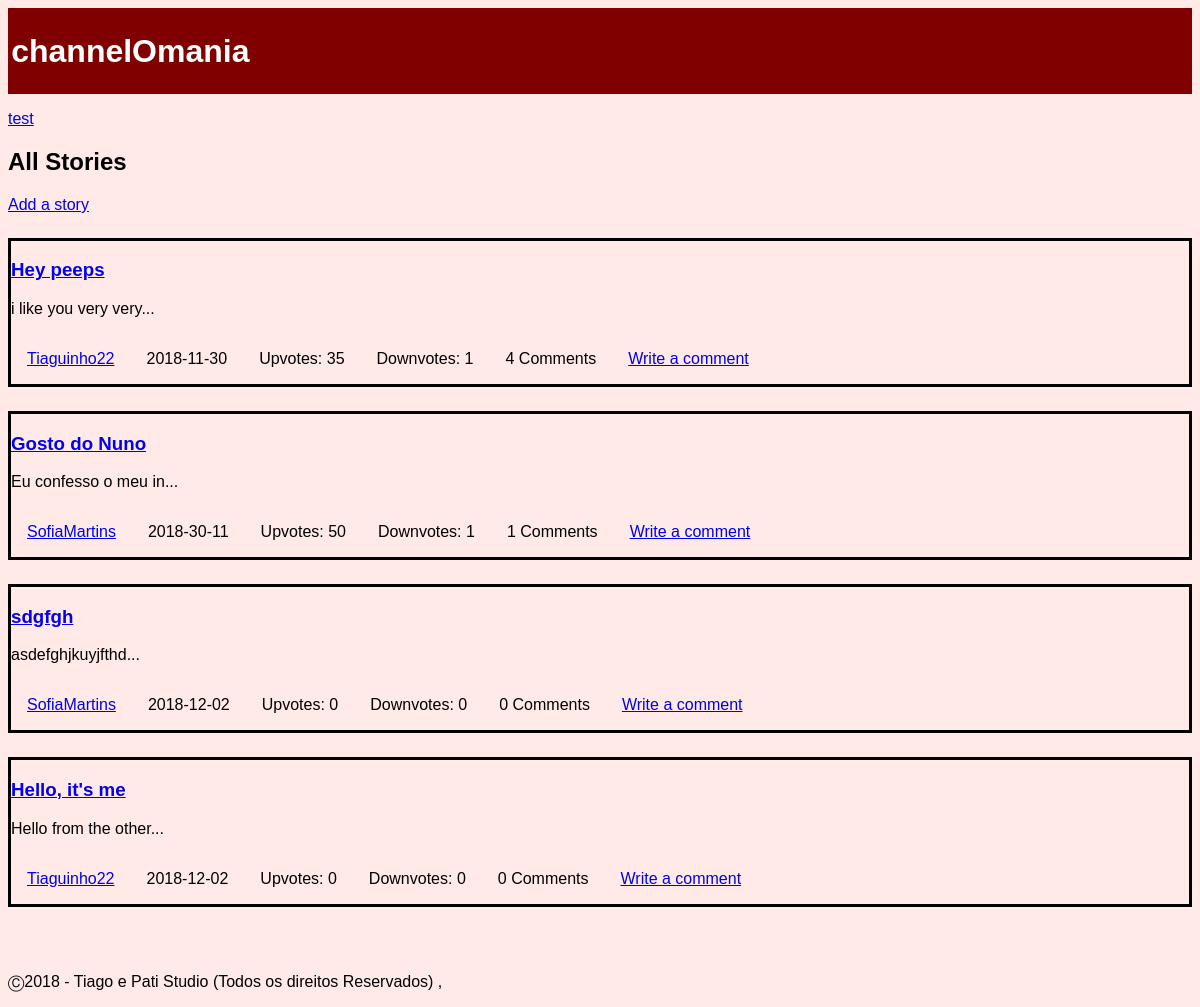
The page /pages/mainpage.php on the database as committed earlier.
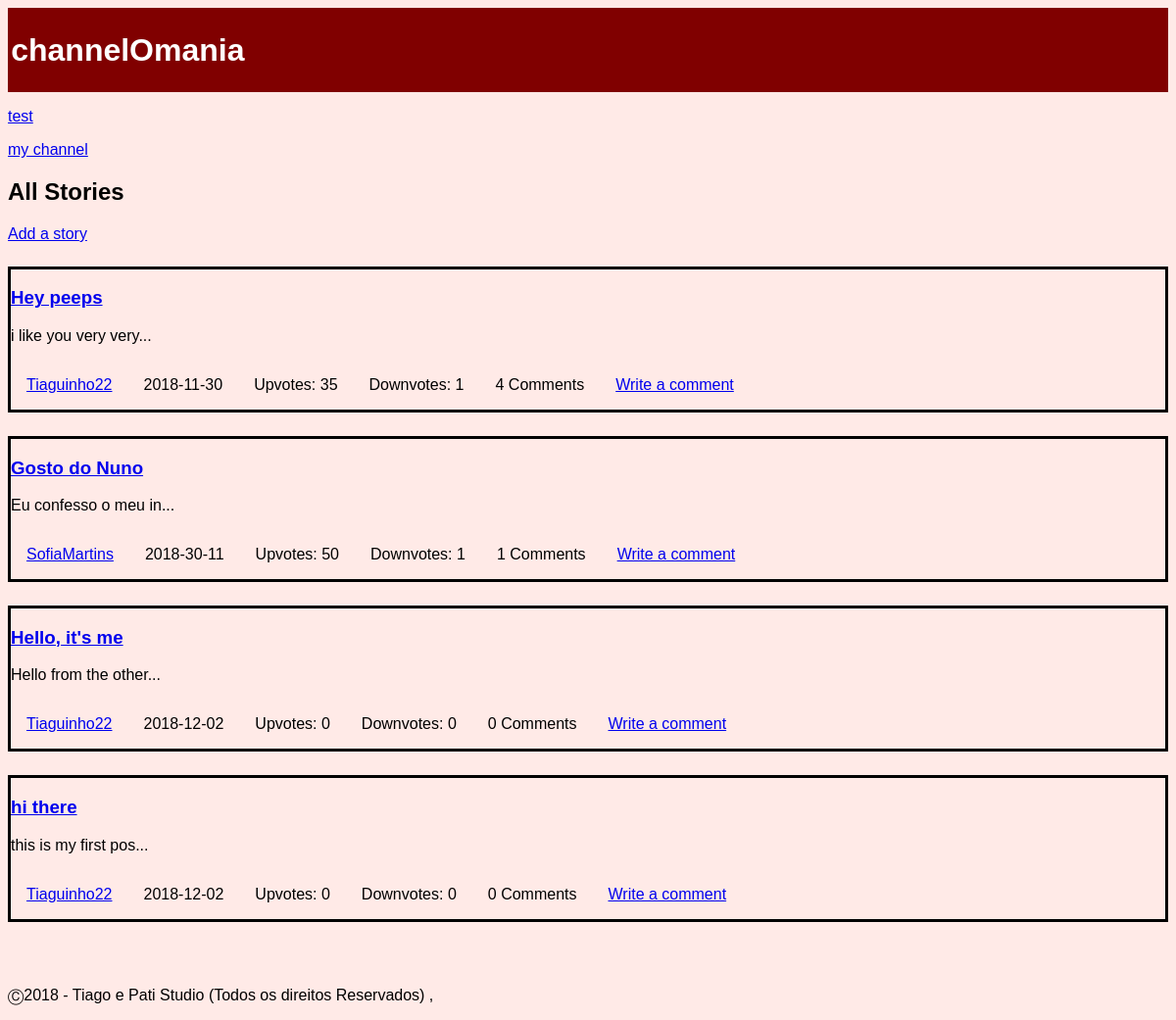
The same page on the database as committed later.
### tables this page shows
CREATE TABLE 'channel'
(
	'ID' INTEGER NOT NULL PRIMARY KEY,
	'name' TEXT NOT NULL,
	'coverImage' TEXT NULL,
	'author' INTEGER NOT NULL,
	CONSTRAINT 'FK_author' FOREIGN KEY ('author') REFERENCES 'user' ('ID') ON DELETE No Action ON UPDATE No Action
);

CREATE TABLE 'story'
(
	'storyID' INTEGER NOT NULL PRIMARY KEY,
	'title' TEXT NOT NULL,
	'content' TEXT NOT NULL,
	'upvotes' INTEGER NOT NULL DEFAULT 0,
	'downvotes' INTEGER NOT NULL DEFAULT 0,
	'author' INTEGER NOT NULL,
	'date' TEXT NOT NULL,
	'channel' INTEGER NOT NULL,
	CONSTRAINT 'FK_author' FOREIGN KEY ('author') REFERENCES 'user' ('ID') ON DELETE No Action ON UPDATE No Action,
	CONSTRAINT 'FK_story_channel' FOREIGN KEY ('channel') REFERENCES 'channel' ('ID') ON DELETE No Action ON UPDATE No Action
);

CREATE TABLE 'user'
(
	'ID' INTEGER NOT NULL PRIMARY KEY AUTOINCREMENT,
	'username' TEXT NOT NULL,
	'email' TEXT NOT NULL,
	'password' TEXT NOT NULL,
	'birth' TEXT ,
	'profilePic' TEXT,
	CONSTRAINT 'username' UNIQUE ('username')
);

### pages/mainpage.php (called while the page is built, shortened)
<?php
  include_once('../database/db_list.php');
  include_once('../templates/tpl_common.php');
  include_once('../templates/tpl_mainpage.php');
  draw_header($_SESSION['username']);
  $storyInfo = listStory();
  draw_mainpage($storyInfo);
  draw_footer();
?>

### database/db_list.php (called while the page is built, shortened)
<?php
function listStory() {
  $db = Database::instance()->db();
  $stmt = $db->prepare('SELECT *,(SELECT COUNT(*) FROM comment WHERE comment.story == storyID) AS n_comments FROM story INNER JOIN user ON user.ID == story.author');
  $stmt->execute();
  return $stmt->fetchAll();
}
function listChannel() {
  $db = Database::instance()->db();
  $stmt = $db->prepare('SELECT * FROM channel');
  $stmt->execute();
  return $stmt->fetchAll();
}
?>

### templates/tpl_mainpage.php (the view, shortened to what this page needs)
<?php function draw_mainpage($storyInfo) { ?>
  <?php $channels = listChannel(); ?>
  <?php foreach($channels as $channel) { ?>
    <p><a href = "../pages/channel.php?channelId=<?php echo($channel['ID']); ?>" ><?php echo($channel['name']); ?></a></p>
  <?php } ?>
  <h2>All Stories</h2>
  <p><a href = "../pages/new_story.php" >Add a story</a></p>
  <?php foreach($storyInfo as $story) { ?>
    <?php draw_story_list_item($story); ?>
  <?php } ?>
<?php } ?>
<?php function draw_story_list_item($story) { ?>
  <section id="story_preview">
    <h3><a href = "../pages/story.php?storyId=<?php echo($story['storyID']); ?>" ><?php echo($story['title']); ?></a></h3>
    <p><?php echo(substr($story['content'],0,20)); ?>...</p>
    <?php draw_story_info($story); ?>
  </section>
<?php } ?>
<?php function draw_story_info($story) { ?>
  <ul>
    <li><a href="../pages/profile.php?userId=<?php echo($story['author']); ?>"><?php echo($story['username']); ?></a></li>
    <li><?php echo($story['date']); ?></li>
    <li class="nUpVote" data-id="<?php echo($story['storyID']); ?>">Upvotes: <?php echo($story['upvotes']); ?></li>
    <li class="nDownVote" data-id="<?php echo($story['storyID']); ?>">Downvotes: <?php echo($story['downvotes']); ?></li>
    <li><?php echo($story['n_comments']); ?> Comments</li>
    <li><a href="../pages/new_comment.php?storyId=<?php echo($story['storyID']); ?>"> Write a comment</a></li>
  </ul>
<?php } ?>

### templates/tpl_common.php (shortened to what this page needs)
<?php function draw_header(){
?>
<!DOCTYPE html>
<html lang="en-US">
  <head>
    <link href="../css/style.css" rel="stylesheet">
  </head>
  <body>
    <header class="header">
      <h1><a href="mainpage.php">channelOmania</a></h1>
    </header>
<?php } ?>
<?php function draw_footer(){
  ?>
  <footer>
    <p>	&#9400;2018 - Tiago e Pati Studio (Todos os direitos Reservados) ,</p>
  </footer>
</body>
</html>
<?php }
 ?>

### css/style.css (style rules this page uses)
body { font-family: Helvetica; background-color: #FFEAE7; }
.header { background-color: #800000; padding: 0.2em; position: relative; }
header a { color: white; font-family: Helvetica; text-decoration: none; }
#story_preview, #comment { margin-top: 2%; border-style: solid; }
footer { clear: left; padding-top: 50px; }
ul { display: flex; flex-wrap: wrap; flex-direction: row; padding: 0; margin: 0; }
li { text-align: center; list-style-type: none; padding: 1em; }

Rows that differ between the two databases and show on the page:
removed story: title "sdgfgh", content "asdefghjkuyjfthd", author.username "SofiaMartins", date "2018-12-02", upvotes "0", downvotes "0", n_comments "0"
added channel: name "my channel"
added story: title "hi there", content "this is my first pos", author.username "Tiaguinho22", date "2018-12-02", upvotes "0", downvotes "0", n_comments "0"
